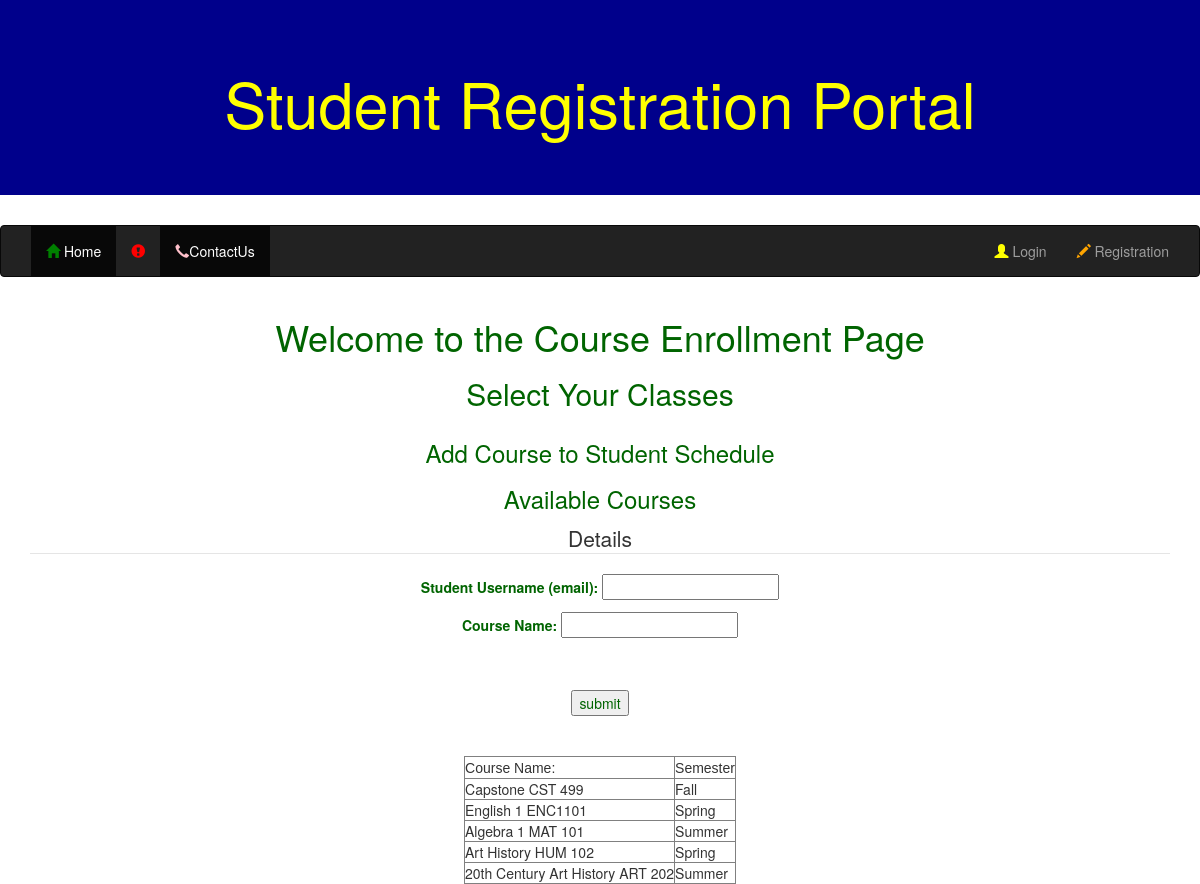
The app's page /courseEnroll.php with its own data.
### tables this page shows
CREATE TABLE `tblcourse` (
  `id` int(4) NOT NULL,
  `name` varchar(50) NOT NULL,
  `semester` varchar(10) NOT NULL,
  `maxSize` int(50) NOT NULL
);

### courseEnroll.php (the view, shortened to what this page needs)
<!DOCTYPE html>
<html lang="en">
<head>
	<link rel="stylesheet" href="http://maxcdn.bootstrapcdn.com/bootstrap/3.3.7/css/bootstrap.min.css">
</head>
<body>
<?php include 'master.php';?>
	<div class="container text-center" style="color:darkgreen">
	<h1>Welcome to the Course Enrollment Page</h1>
	<h2> Select Your Classes</h2>
	</div>
	<div class="container text-center" style="color:darkgreen">
	<h3>Add Course to Student Schedule </h3>
	<h3>Available Courses</h3>
	</div>
	<?php require('config.php');?>
	<?php
	echo '<table align = "center" border = "1" cellspacing="2" cellpadding = "2">
		<tr>
			<td><font face = "Arial">Course Name:  </font> </td>
			<td><font face = "Arial">Semester </font> </td>
			</tr>';
	$sql = "SELECT * FROM tblcourse";
	$result=$con->query($sql);
	if($result->num_rows > 0)
	{
		while($row=$result->fetch_assoc())
		{
			$name = $row["name"];
			$semester = $row["semester"];
			echo '<tr>
				<td>'.$name.'</td>
				<td>'.$semester.'</td>
				</tr>';
		}
	}
	else
	{
		echo "0 results";
	}
?>
	<div class="container text-center" style="color:darkgreen">
	<form align="center"  method = "POST" action="courseEnroll.php">
	<fieldset>
		<legend>Details</legend>
		<p>
			<label>Student Username (email):  </label>
			<input type="email"  name="email"/>
		</p>
		<p>
			<label>Course Name:   </label>
			<input type="text" name="cname"/>
		</p>
	<input type="submit" name="save" value="submit"/>
	</fieldset>
	</form>
	</div>
	<br>
	<br>
</body>
</html>

### master.php (shortened to what this page needs)
<!DOCTYPE html>
<html lang="en">
<head>
	<link rel="stylesheet" href="https://maxcdn.bootstrapcdn.com/bootstrap/3.3.7/css/bootstrap.min.css">
</head>
<body>
<div class="jumbotron" style="background-color:DarkBlue">
	<div class="container text-center" style="color:Yellow">
		<h1> Student Registration Portal </h1>
	</div>
</div>
<nav class="navbar navbar-inverse">
	<div class="container-fluid">
		<div class="collapse navbar-collapse" id="myNavbar">
			<ul class="nav navbar-nav">
				<li class="active"><a href="index.php"><span class="glyphicon glyphicon-home" style="color:green"></span> Home</a></li>
				<li><a href="#"><span class="glyphicon glyphicon-exclamation-sign" style="color:red"></span>
				<li class="active"><a href="contactus.php"><span class="glyphicon glyphicon-earphone" style="color:Pink"></span>ContactUs</a></li>
			</ul>
			<ul class="nav navbar-nav navbar-right">
		<?php
			if(!isset($_SESSION['logged_in']) || (isset($_SESSION['logged_in']) && $_SESSION['logged_in'] != true))
			{
				echo '<li><a href="login.php"><span class="glyphicon glyphicon-user" style="color:Yellow"></span> Login</a></li>';
				echo '<li><a href="registration.php"><span class="glyphicon glyphicon-pencil" style="color:Orange"></span> Registration</a></li>';
			}
		?>
			</ul>
		</div>
	</div>
</nav>
</body>
</html>

### records on screen
tblcourse: name "Capstone CST 499", semester "Fall"
tblcourse: name "English 1 ENC1101", semester "Spring"
tblcourse: name "Algebra 1 MAT 101", semester "Summer"
tblcourse: name "Art History HUM 102", semester "Spring"
tblcourse: name "20th Century Art History ART 202", semester "Summer"
